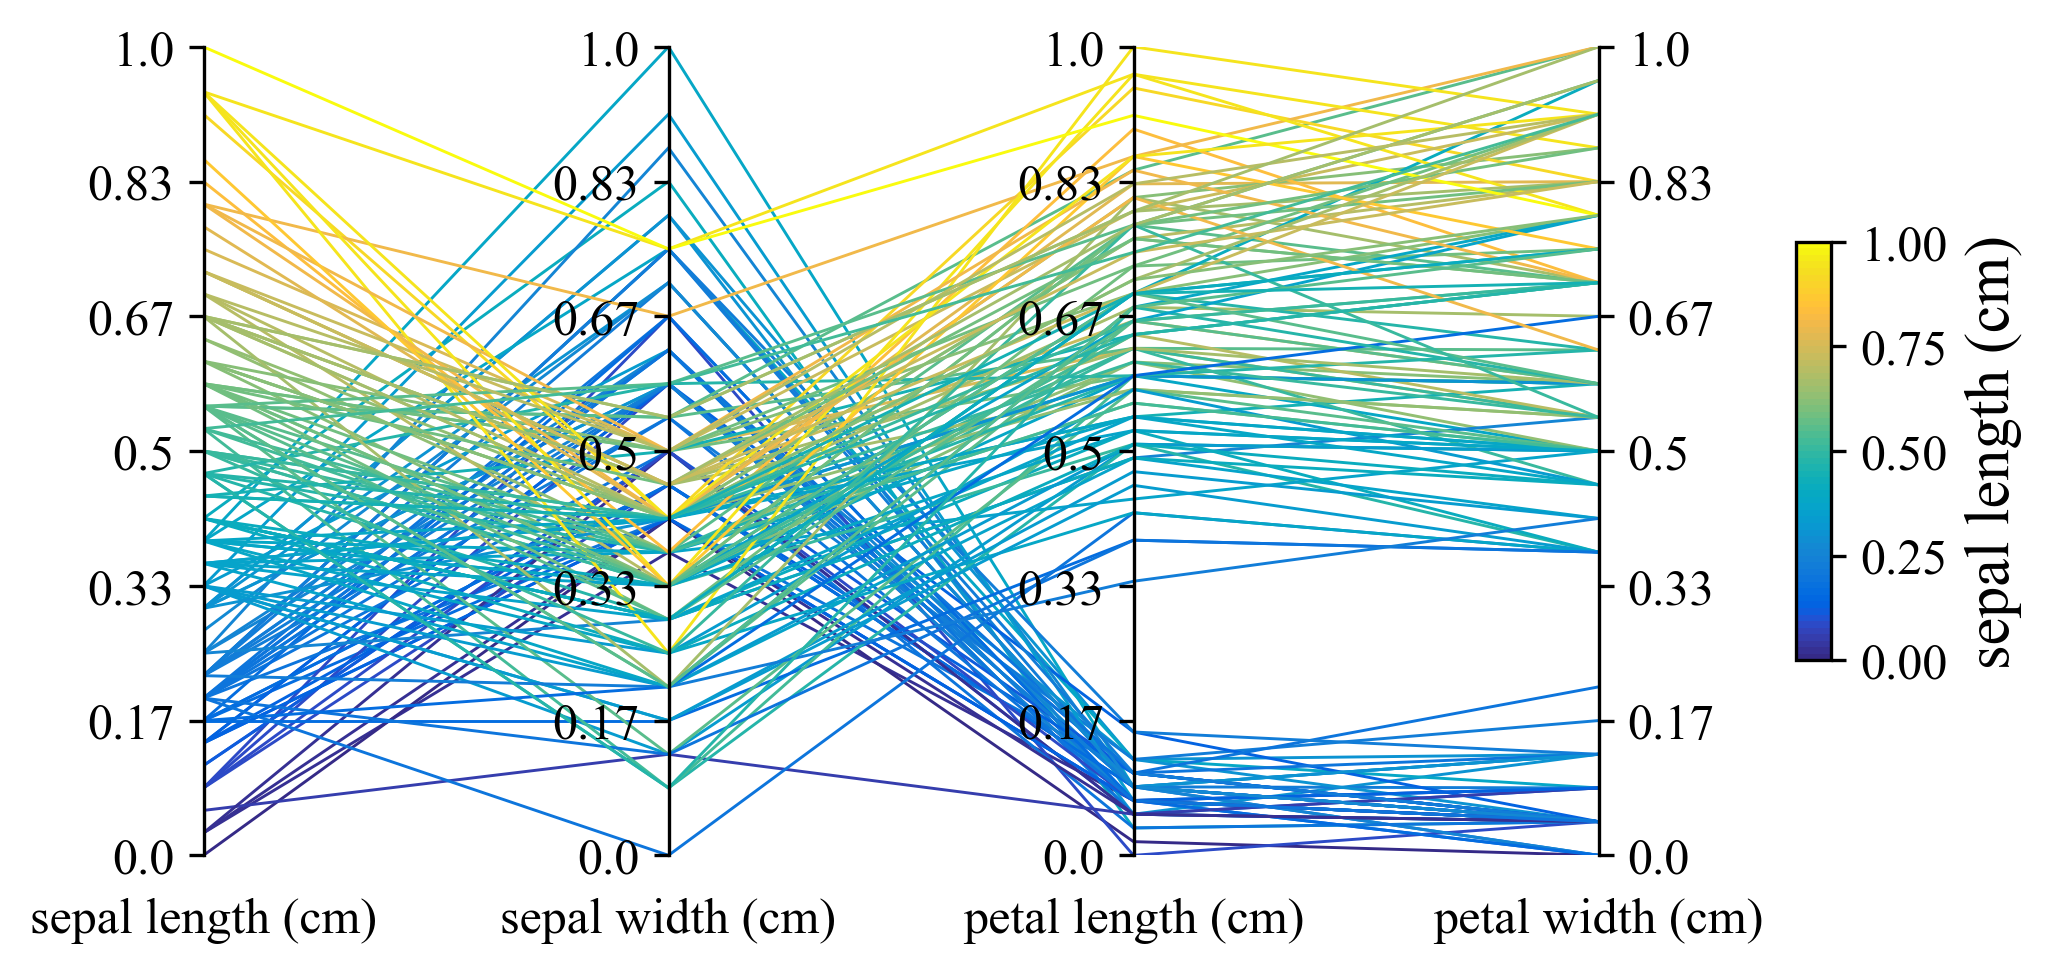

This figure's Python source:
"""
编写时间：2022年4月22日 19：40

作者: 宁海涛，代码运行出错或者因包版本更新出错，请关注微信公众号【DataCharm】进行实时获取更新。
"""

"""
此代码为使用Python-Prolot包进行学术风格图表绘制，绘图语法和Matplotlib有所不同，需注意。
"""

import pandas as pd
import numpy as np
import seaborn as sns
import matplotlib.pyplot as plt
from sklearn.datasets import load_iris
from sklearn.preprocessing import MinMaxScaler
from colormaps import parula

plt.rcParams["font.family"] ="Times New Roman"
plt.rcParams["figure.figsize"] = (7,3.5)


iris = load_iris()
iris_data = np.hstack((iris.data, iris.target.reshape(-1,1)))
iris_df = pd.DataFrame(data=iris_data, columns=iris.feature_names+ ["FlowerType"])

iris_data_scaled = MinMaxScaler().fit_transform(iris.data)
iris_data_scaled = np.hstack((iris_data_scaled, iris.target.reshape(-1,1)))

iris_scaled_df = pd.DataFrame(data=iris_data_scaled, columns=iris.feature_names+ ["FlowerType"])


cols = iris_scaled_df.columns
paxfig = paxplot.pax_parallel(n_axes=len(cols))
paxfig.plot(iris_scaled_df.to_numpy(),
            line_kwargs={"linewidth":.7})
paxfig.set_labels(cols)
color_col = 0
paxfig.add_colorbar(ax_idx=color_col,cmap=parula,
     colorbar_kwargs={'label':  cols[color_col],
                      "aspect":12,"shrink":.8})


paxfig.savefig(fname=r'\第5章 多变量图形的绘制\图5-5-3 利用Paxplot库绘制的平行坐标图示例.pdf')
paxfig.savefig(fname=r'\第5章 多变量图形的绘制\图5-5-3 利用Paxplot库绘制的平行坐标图示例.png', 
             bbox_inches='tight',dpi=300)

plt.show()